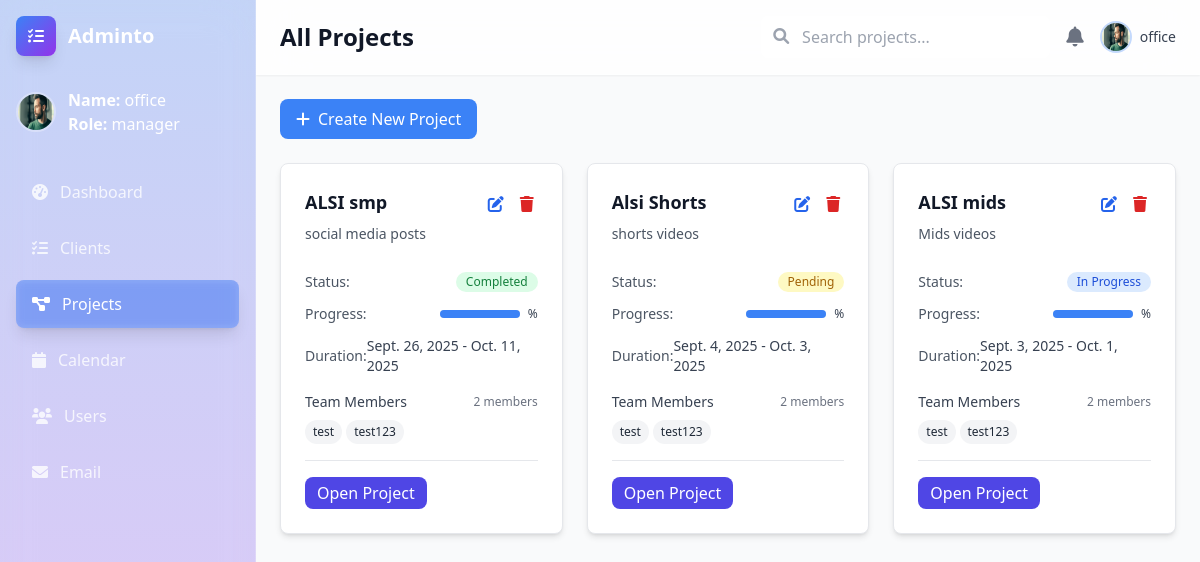
Before: /projects/ (signed in) with the older database file.
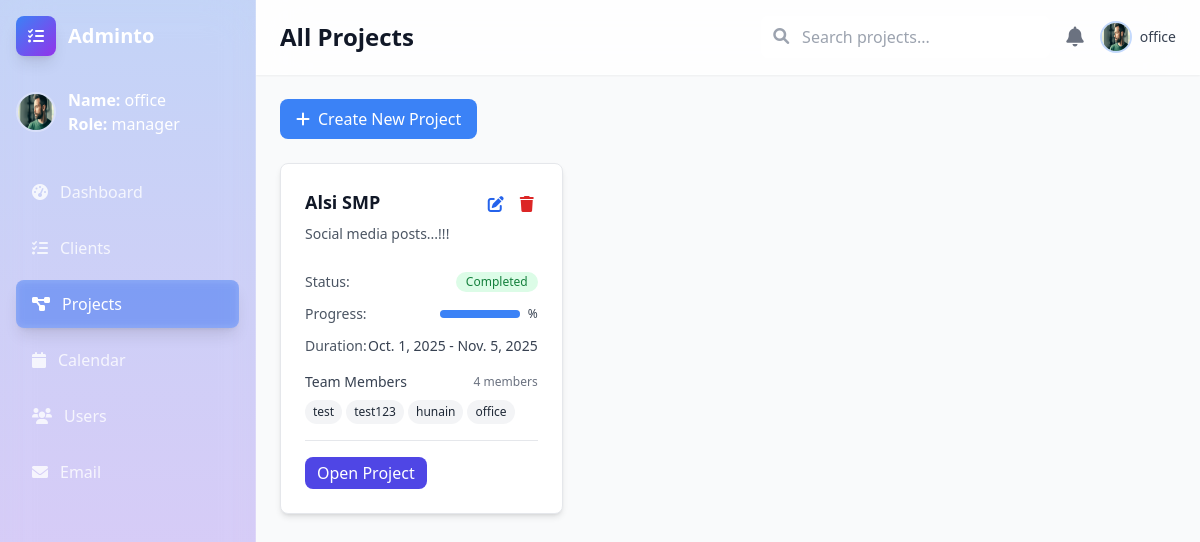
After: the same page with the newer database file.
### projects/models.py (models this page shows, shortened)
class Project(models.Model):
    STATUS_CHOICES = (
        ('pending', 'Pending'),
        ('in_progress', 'In Progress'),
        ('completed', 'Completed'),
    )
    name = models.CharField(max_length=200)
    description = models.TextField(blank=True)
    status = models.CharField(max_length=20, choices=STATUS_CHOICES, default='pending')
    start_date = models.DateField()
    end_date = models.DateField()
    client = models.ForeignKey(  # ✅ link each project to a client
        Client, on_delete=models.CASCADE, related_name="projects", null=True, blank=True
    )
    created_by = models.ForeignKey(Profile, on_delete=models.CASCADE, related_name='created_projects')
    team_members = models.ManyToManyField(Profile, related_name='projects')
    created_at = models.DateTimeField(auto_now_add=True)

### accounts/models.py (models this page shows, shortened)
class Profile(models.Model):
    ROLE_CHOICES = (
        ('manager', 'Manager'),
        ('employee', 'Employee'),
    )
    user = models.OneToOneField(User, on_delete=models.CASCADE)
    role = models.CharField(max_length=20, choices=ROLE_CHOICES, default="employee")

### projects/views.py (the view)
# urls.py: path('projects/', include('projects.urls')),  #
@login_required
def projects(request, client_id=None):
    client = None
    if client_id:
        client = get_object_or_404(Client, pk=client_id)
    if request.method == 'POST':
        project_id = request.POST.get('project_id')
        if project_id:  # editing existing project
            project = get_object_or_404(Project, pk=project_id)
            form = ProjectForm(request.POST, instance=project)
        else:  # creating new project
            form = ProjectForm(request.POST)
        if form.is_valid():
            project = form.save(commit=False)
            project.created_by = request.user.profile
            if client:  # link project to client
                project.client = client
            project.save()
            form.save_m2m()
            if client:
                return redirect('projects:projects_by_client', client_id=client.id)
            return redirect('projects:projects')
    else:
        form = ProjectForm()
    if client:
        projects = Project.objects.filter(client=client).order_by('-created_at')
    else:
        projects = Project.objects.all().order_by('-created_at')
    return render(request, "projects/projects.html", {
        'projects': projects,
        'form': form,
        'client': client,
    })

### projects/forms.py
class ProjectForm(forms.ModelForm):
    class Meta:
        model = Project
        fields = ['name', 'description', 'status', 'start_date', 'end_date', 'team_members']
        widgets = {
            'start_date': forms.DateInput(attrs={'type': 'date'}),
            'end_date': forms.DateInput(attrs={'type': 'date'}),
            'description': forms.Textarea(attrs={'rows': 3}),
        }
        labels = {
            'name': 'Project Name',
            'description': 'Project Description',
            'status': 'Project Status',
            'start_date': 'Start Date',
            'end_date': 'End Date',
            'team_members': 'Team Members',
        }
    team_members = forms.ModelMultipleChoiceField(
        queryset=Profile.objects.all(),
        widget=forms.CheckboxSelectMultiple
    )

### projects/templates/projects/projects.html (shortened to what the changed rows need)
<!DOCTYPE html>
<html lang="en">
<head>
    <script src="https://cdn.tailwindcss.com"></script>
    <link href="https://cdnjs.cloudflare.com/ajax/libs/font-awesome/6.0.0/css/all.min.css" rel="stylesheet">
</head>
<body class="bg-gray-50">
    <div class="flex h-screen">
         <div id="sidebar" class="text-white w-64 min-h-screen p-4 transition-transform duration-300 ease-in-out fixed lg:relative z-50 -translate-x-full lg:translate-x-0 bg-gradient-to-b from-blue-600/25 to-purple-600/25 backdrop-blur-xl border-r border-white/20">
            <div class="flex items-center mb-8">
                <h1 class="text-xl font-bold">Adminto</h1>
            </div>
        </div>
         <div class="flex-1 flex flex-col overflow-hidden lg:ml-0">
             <header class="bg-white/80 backdrop-blur-xl shadow-sm border-b border-white/20 px-6 py-4">
                <div class="flex items-center justify-between">
                    <div class="flex items-center">
<h1 class="text-2xl font-semibold text-gray-900">
                            {% if client %}
                            Projects for {{ client.name }}
                            {% else %}
                            All Projects
                            {% endif %}
                        </h1>                    </div>
                </div>
            </header>
             <main class="flex-1 overflow-x-hidden overflow-y-auto p-6">
                <div id="projectsContainer" class="grid grid-cols-1 md:grid-cols-2 lg:grid-cols-3 gap-6">
                    {% if projects %}
                    {% for project in projects %}
                    <div class="bg-white rounded-lg shadow-md p-6 border border-gray-200 flex flex-col justify-between">
                        <div class="flex items-start justify-between mb-4">
                            <div class="flex-1">
                                <h3 class="text-lg font-semibold text-gray-900 mb-2">{{ project.name }}</h3>
                                <p class="text-sm text-gray-600 mb-3 line-clamp-2">
                                    {{ project.description|truncatewords:20 }}
                                </p>
                            </div>
                            <div class="flex space-x-2 ml-4">
                                                                    {% if request.user.profile.role == "manager" %}
                                <button class="text-blue-600 hover:text-blue-800 p-1" onclick="editProject(this)"
                                    data-id="{{ project.id }}" data-name="{{ project.name|escape }}"
                                    data-status="{{ project.status }}" data-start="{{ project.start_date }}"
                                    data-end="{{ project.end_date }}"
                                    data-description="{{ project.description|escape }}"
                                    data-team-ids="{% for m in project.team_members.all %}{{ m.id }}{% if not forloop.last %}|{% endif %}{% endfor %}">
                                    <i class="fas fa-edit"></i>
                                </button>
                                 {% endif %}
                                <form method="POST" action="{% url 'projects:project_delete' project.id %}">
                                    {% if request.user.profile.role == "manager" %}
                                    <button type="submit" class="text-red-600 hover:text-red-800 p-1">
                                        <i class="fas fa-trash"></i>
                                    </button>
                                     {% endif %}
                                </form>
                            </div>
                        </div>
                        <div class="space-y-3 mb-4">
                            <div class="flex items-center justify-between text-sm">
                                <span class="text-gray-600">Status:</span>
                                <span
                                    class="inline-flex items-center px-2.5 py-0.5 rounded-full text-xs font-medium
                                        {% if project.status == 'pending' %} bg-yellow-100 text-yellow-700
                                        {% elif project.status == 'in_progress' %} bg-blue-100 text-blue-700
                                        {% elif project.status == 'completed' %} bg-green-100 text-green-700{% endif %}">
                                    {{ project.get_status_display }}
                                </span>
                            </div>
                            <div class="flex items-center justify-between text-sm">
    <span class="text-gray-600">Progress:</span>
    <div class="flex items-center space-x-2">
        <div class="w-20 bg-gray-200 rounded-full h-2">
            <div class="bg-primary h-2 rounded-full transition-all duration-300"
                 style="width: {{ progress }}%;"></div>
        </div>
        <span class="text-xs font-medium text-gray-700">{{ progress }}%</span>
    </div>
</div>
                            <div class="flex items-center justify-between text-sm">
                                <span class="text-gray-600">Duration:</span>
                                <span class="text-gray-700">{{ project.start_date }} - {{ project.end_date }}</span>
                            </div>
                        </div>
                        <div class="mb-4">
                            <div class="flex items-center justify-between mb-2">
                                <span class="text-sm font-medium text-gray-700">Team Members</span>
                                <span class="text-xs text-gray-500">{{ project.team_members.count }} members</span>
                            </div>
                            <div class="flex flex-wrap gap-1">
                                {% for member in project.team_members.all %}
                                <span
                                    class="inline-flex items-center px-2 py-1 rounded-full text-xs font-medium bg-gray-100 text-gray-800">
                                    {{ member.user.first_name|default:member.user.username }}
                                </span>
                                {% empty %}
                                <span class="text-xs text-gray-400">No members</span>
                                {% endfor %}
                            </div>
                        </div>
                        <div class="flex justify-between items-center pt-4 border-t border-gray-200">
                            <a href="{% url 'projects:project_detail' project.id %}"
                                class="bg-indigo-600 text-white px-3 py-1 rounded-lg hover:bg-indigo-700">
                                Open Project
                            </a>
                        </div>
                    </div>
                    {% endfor %}
                    {% endif %}
                </div>
            </main>
        </div>
    </div>
</body>
</html>

Changed rows visible on the page:
removed Project: name "ALSI smp", description "social media posts", status "Completed", start_date "Sept. 26, 2025", end_date "Oct. 11, 2025", team_members.count "2", Profile (user.first_name "test"), Profile (user.first_name "test123")
removed Project: name "Alsi Shorts", description "shorts videos", status "Pending", start_date "Sept. 4, 2025", end_date "Oct. 3, 2025", team_members.count "2", Profile (user.first_name "test"), Profile (user.first_name "test123")
removed Project: name "ALSI mids", description "Mids videos", status "In Progress", start_date "Sept. 3, 2025", end_date "Oct. 1, 2025", team_members.count "2", Profile (user.first_name "test"), Profile (user.first_name "test123")
added Project: name "Alsi SMP", description "Social media posts...!!!", status "Completed", start_date "Oct. 1, 2025", end_date "Nov. 5, 2025", team_members.count "4", Profile (user.first_name "test"), Profile (user.first_name "test123")
now on this page (row unchanged): Profile: user.first_name "hunain", shown under "Alsi SMP"
now on this page (row unchanged): Profile: user.first_name "office", shown under "Alsi SMP"
